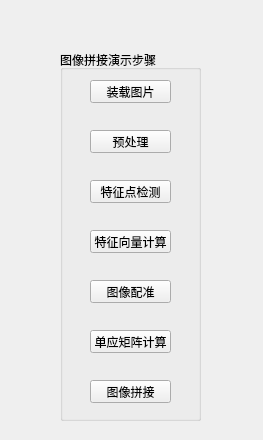
<?xml version="1.0" encoding="UTF-8"?>
<ui version="4.0">
 <class>imageStitching</class>
 <widget class="QWidget" name="imageStitching">
  <property name="geometry">
   <rect>
    <x>0</x>
    <y>0</y>
    <width>263</width>
    <height>440</height>
   </rect>
  </property>
  <property name="windowTitle">
   <string>图像拼接演示</string>
  </property>
  <widget class="QGroupBox" name="groupBox">
   <property name="geometry">
    <rect>
     <x>60</x>
     <y>50</y>
     <width>141</width>
     <height>371</height>
    </rect>
   </property>
   <property name="title">
    <string>图像拼接演示步骤</string>
   </property>
   <widget class="QPushButton" name="findHomographyBtn">
    <property name="geometry">
     <rect>
      <x>30</x>
      <y>280</y>
      <width>81</width>
      <height>23</height>
     </rect>
    </property>
    <property name="text">
     <string>单应矩阵计算</string>
    </property>
   </widget>
   <widget class="QPushButton" name="wrapBtn">
    <property name="geometry">
     <rect>
      <x>30</x>
      <y>330</y>
      <width>81</width>
      <height>23</height>
     </rect>
    </property>
    <property name="text">
     <string>图像拼接</string>
    </property>
   </widget>
   <widget class="QPushButton" name="loadImageBtn">
    <property name="geometry">
     <rect>
      <x>30</x>
      <y>30</y>
      <width>81</width>
      <height>23</height>
     </rect>
    </property>
    <property name="text">
     <string>装载图片</string>
    </property>
   </widget>
   <widget class="QPushButton" name="featureVectorBtn">
    <property name="geometry">
     <rect>
      <x>30</x>
      <y>180</y>
      <width>81</width>
      <height>23</height>
     </rect>
    </property>
    <property name="text">
     <string>特征向量计算</string>
    </property>
   </widget>
   <widget class="QPushButton" name="preProcessBtn">
    <property name="geometry">
     <rect>
      <x>30</x>
      <y>80</y>
      <width>81</width>
      <height>23</height>
     </rect>
    </property>
    <property name="text">
     <string>预处理</string>
    </property>
   </widget>
   <widget class="QPushButton" name="imageMatchBtn">
    <property name="geometry">
     <rect>
      <x>30</x>
      <y>230</y>
      <width>81</width>
      <height>23</height>
     </rect>
    </property>
    <property name="text">
     <string>图像配准</string>
    </property>
   </widget>
   <widget class="QPushButton" name="featurePointDetectBtn">
    <property name="geometry">
     <rect>
      <x>30</x>
      <y>130</y>
      <width>81</width>
      <height>23</height>
     </rect>
    </property>
    <property name="text">
     <string>特征点检测</string>
    </property>
   </widget>
  </widget>
 </widget>
 <resources/>
 <connections/>
</ui>
